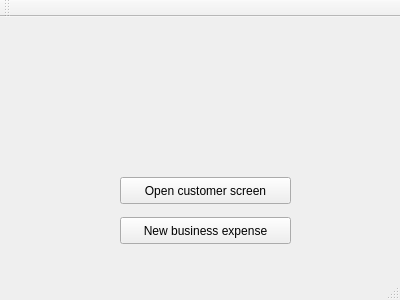
<?xml version="1.0" encoding="UTF-8"?>
<ui version="4.0">
 <class>MainWindow</class>
 <widget class="QMainWindow" name="MainWindow">
  <property name="geometry">
   <rect>
    <x>0</x>
    <y>0</y>
    <width>400</width>
    <height>300</height>
   </rect>
  </property>
  <property name="windowTitle">
   <string>MainWindow</string>
  </property>
  <widget class="QWidget" name="centralWidget">
   <widget class="QPushButton" name="pushButton_openCustomerScreen">
    <property name="geometry">
     <rect>
      <x>120</x>
      <y>160</y>
      <width>171</width>
      <height>27</height>
     </rect>
    </property>
    <property name="text">
     <string>Open customer screen</string>
    </property>
   </widget>
   <widget class="QPushButton" name="pushButton_newBusinessExpense">
    <property name="geometry">
     <rect>
      <x>120</x>
      <y>200</y>
      <width>171</width>
      <height>27</height>
     </rect>
    </property>
    <property name="text">
     <string>New business expense</string>
    </property>
   </widget>
  </widget>
  <widget class="QMenuBar" name="menuBar">
   <property name="geometry">
    <rect>
     <x>0</x>
     <y>0</y>
     <width>400</width>
     <height>25</height>
    </rect>
   </property>
  </widget>
  <widget class="QToolBar" name="mainToolBar">
   <attribute name="toolBarArea">
    <enum>TopToolBarArea</enum>
   </attribute>
   <attribute name="toolBarBreak">
    <bool>false</bool>
   </attribute>
  </widget>
  <widget class="QStatusBar" name="statusBar"/>
 </widget>
 <layoutdefault spacing="6" margin="11"/>
 <resources/>
 <connections/>
</ui>
